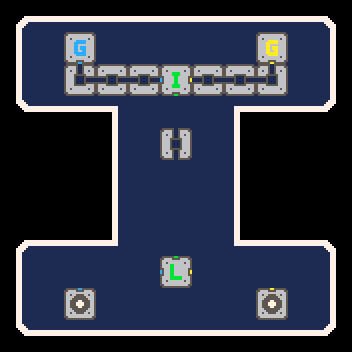

This game map was drawn from its Tiled (.tmx) file and the tilesets committed beside it. A one-line description and the full map source follow:
An orthogonal 11x11 tile map with 32x32 px tiles, 2 tile layers (Blueboard, Element) and 1 object.

<map version="1.5" tiledversion="1.7.2" orientation="orthogonal" renderorder="left-down" width="11" height="11" tilewidth="32" tileheight="32" infinite="0" nextlayerid="4" nextobjectid="3">
 <tileset firstgid="1" source="../element.tsx" />
 <layer id="1" name="Blueboard" width="11" height="11">
  <data encoding="csv">
28,29,29,29,29,29,29,29,29,29,47,
59,60,77,60,60,60,62,62,62,45,63,
59,77,61,77,45,60,77,77,77,45,63,
75,93,93,76,45,60,62,78,93,93,94,
0,0,0,59,61,60,62,63,0,0,0,
0,0,0,59,45,45,45,63,0,0,0,
0,0,0,59,60,61,61,63,0,0,0,
43,29,29,44,62,60,77,46,29,29,30,
59,62,62,45,60,45,77,45,62,77,63,
59,77,77,45,62,77,60,77,62,60,63,
75,93,93,93,93,93,93,93,93,93,94
</data>
 </layer>
 <layer id="3" name="Element" width="11" height="11" locked="1">
  <data encoding="csv">
0,0,0,0,0,0,0,0,0,0,0,
0,0,19,0,0,0,0,0,35,0,0,
0,0,9,8,8,18,8,8,1610612745,0,0,
0,0,0,0,0,0,0,0,0,0,0,
0,0,0,0,0,2684354568,0,0,0,0,0,
0,0,0,0,0,0,0,0,0,0,0,
0,0,0,0,0,0,0,0,0,0,0,
0,0,0,0,0,0,0,0,0,0,0,
0,0,0,0,0,17,0,0,0,0,0,
0,0,68,0,0,0,0,0,83,0,0,
0,0,0,0,0,0,0,0,0,0,0
</data>
 </layer>
 <objectgroup id="2" name="Object" visible="0" locked="1">
  <object id="1" x="176" y="176">
   <point />
  </object>
 </objectgroup>
</map>
